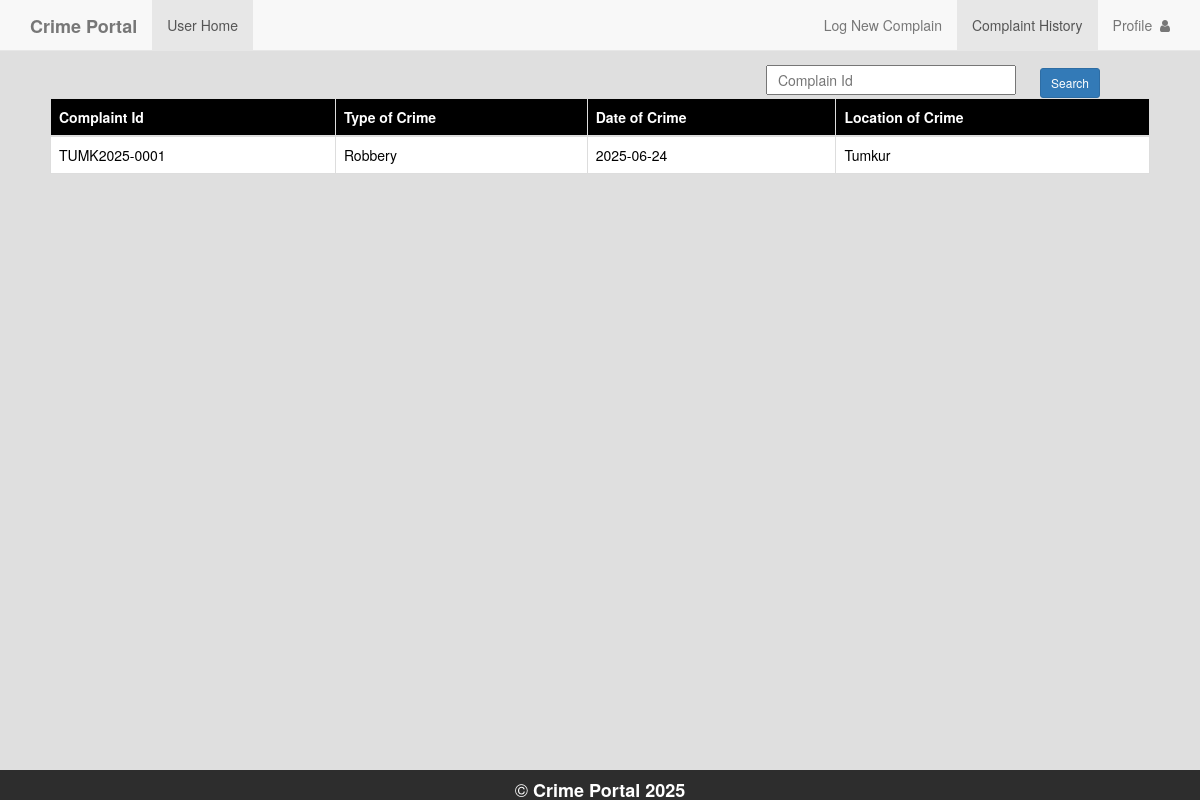
Screenshot of /complainer_complain_history.php (signed in) with the database file from the repository.
### tables this page shows
CREATE TABLE `complaint` (
  `c_id` varchar(20) NOT NULL,
  `a_no` bigint(12) NOT NULL,
  `location` varchar(50) NOT NULL,
  `type_crime` varchar(50) NOT NULL,
  `d_o_c` date NOT NULL,
  `description` varchar(7000) NOT NULL,
  `inc_status` varchar(50) DEFAULT 'Unassigned',
  `pol_status` varchar(50) DEFAULT NULL,
  `p_id` varchar(50) DEFAULT NULL
);

### complainer_complain_history.php (the view, shortened to what this page needs)
<!DOCTYPE html>
<html>
<head>
    <?php
     $conn = mysqli_connect("localhost", "root", "", "crime_portal");
     mysqli_select_db($conn, "crime_portal");
        $u_id=$_SESSION['u_id'];
        $result1=mysqli_query($conn,"SELECT a_no FROM user where u_id='$u_id'");
        $q2=mysqli_fetch_assoc($result1);
        $a_no=$q2['a_no'];
    $query="select c_id,type_crime,d_o_c,location from complaint where a_no='$a_no' order by c_id desc";
    $result=mysqli_query($conn,$query);
    ?>
	  <link rel="stylesheet" type="text/css" href="https://maxcdn.bootstrapcdn.com/bootstrap/3.3.5/css/bootstrap.min.css">
	  <link rel="stylesheet" href="https://maxcdn.bootstrapcdn.com/font-awesome/4.7.0/css/font-awesome.min.css">
    <link rel="stylesheet" type="text/css" href="https://maxcdn.bootstrapcdn.com/font-awesome/4.4.0/css/font-awesome.min.css">
</head>
<body style="background-color: #dfdfdf">
        <nav  class="navbar navbar-default navbar-fixed-top">
              <div class="container">
                  <div class="navbar-header">
                      <a class="navbar-brand" href="#"><b>Crime Portal</b></a>
                  </div>
                <div id="navbar" class="collapse navbar-collapse">
                    <ul class="nav navbar-nav">
                        <li class="active"><a href="complainer_page.php">User Home</a></li>
                    </ul>
                    <ul class="nav navbar-nav navbar-right">
                        <li ><a href="complainer_page.php">Log New Complain</a></li>
                        <li class="active"><a href="complainer_complain_history.php">Complaint History</a></li>
                        <li><a href="#" id="profileBtn">Profile &nbsp;<i class="fa fa-user" aria-hidden="true"></i></a></li>
                    </ul>
                  </div>
              </div>
        </nav>
    <div>
        <form style="float: right; margin-right: 100px; margin-top: 65px;" method="post">
            <input type="text" name="cid" style="width: 250px; height: 30px; color: black;" placeholder="&nbsp Complain Id" id="ciid" onfocusout="f1()" required>
            <input class="btn btn-primary btn-sm" type="submit" value="Search" style="margin-top:2px; margin-left:20px;" name="s2">
        </form>
    </div>
    <div style="padding:50px;">
      <table class="table table-bordered">
       <thead class="thead-dark" style="background-color: black; color: white;">
         <tr>
          <th scope="col">Complaint Id</th>
          <th scope="col">Type of Crime</th>
          <th scope="col">Date of Crime</th>
          <th scope="col">Location of Crime</th>
        </tr>
      </thead>
<?php
      while($rows=mysqli_fetch_assoc($result)){
    ?>
    <tbody style="background-color: white; color: black;">
      <tr>
        <td><?php echo $rows['c_id']; ?></td>
        <td><?php echo $rows['type_crime']; ?></td>
        <td><?php echo $rows['d_o_c']; ?></td>
        <td><?php echo $rows['location']; ?></td>
      </tr>
    </tbody>
    <?php
    }
    ?>
</table>
</div>
<div style="position: fixed;
   left: 0;
   bottom: 0;
   width: 100%;
   height: 30px;
   background-color: rgba(0,0,0,0.8);
   color: white;
   text-align: center;">
  <h4 style="color: white;">&copy <b>Crime Portal 2025</b></h4>
</div>
</body>
</html>

### rows the page displays
complaint: c_id "TUMK2025-0001", type_crime "Robbery", d_o_c "2025-06-24", location "Tumkur"
